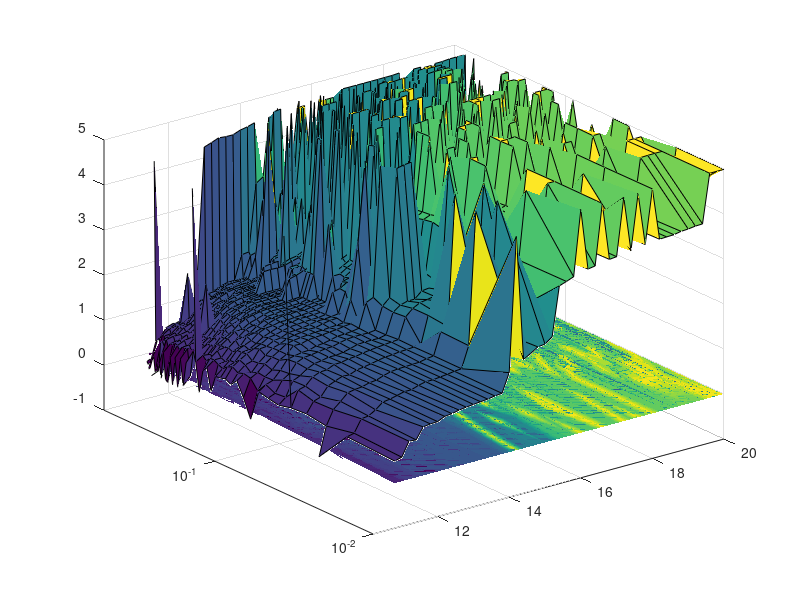

Write the MATLAB code that produced this figure. (Note: this script raises an error after producing the figure.)
% Plot an examplary cost function
close all
clear all
clc

width = (3/4) * 16.2;         % centimeter for a page site
height = 6.0;

load('data/exampleCostFunction.mat')
h1 = figure;
set(h1, 'Units','centimeters','Position', [1 1 width height])
surf(XX,YY,cost_plot_tmp)
set(gca,'YScale','log')
set(gca ,'FontSize' ,10)
hold on
[~,h2] = contourf(XX,YY,cost_plot_tmp,50,'LineStyle','none');
h2.ContourZLevel = -9;

xlabel('$$l_{nh}$$','Interpreter','latex')
ylabel('$$c_{max}$$','Interpreter','latex')
zlabel('$$c_1(l_{nh},c_{max})$$','Interpreter','latex')

zticks([-2 0 2 4])
box off
